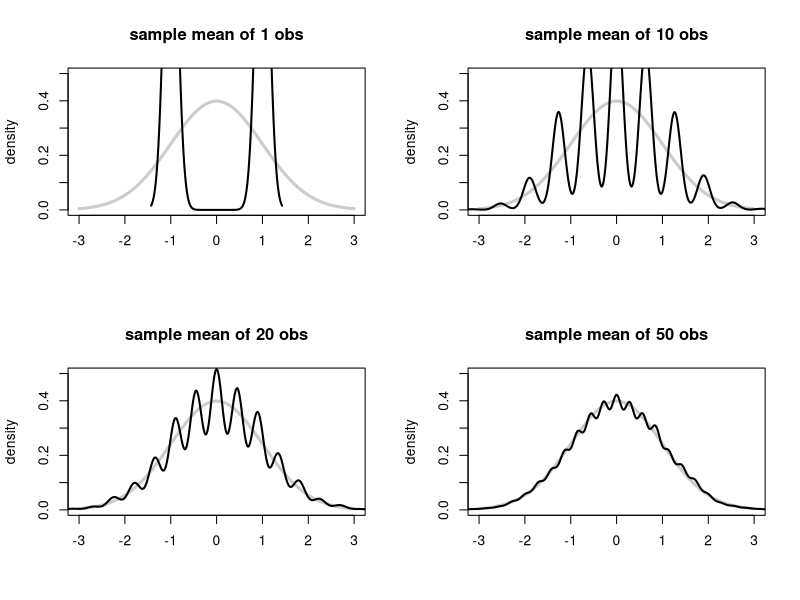
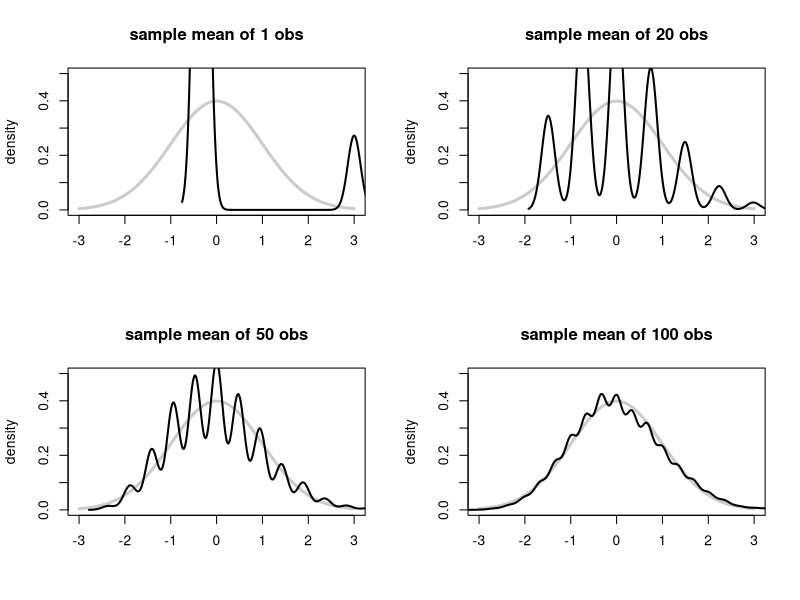

Write R code to recreate these figures, in order.
pdf("coinCLT.pdf", horizontal = FALSE, paper = "letter")
par(mfrow = c(2, 2))
p <- .5
for (n in c(1, 10, 20, 50)){
  temp <- matrix(rbinom(n * 10000, 1, p), ncol = n)
  temp <- apply(temp, 1, mean)
  temp <- (temp - p) / sqrt(p * (1 - p) / n)
  dty <- density(temp)
  plot(dty$x, dty$y, xlab = "", ylab = "density", type = "n", xlim = c(-3, 3), ylim = c(0, .5))
  title(paste("sample mean of", n, "obs"))
  lines(seq(-3, 3, length = 100), dnorm(seq(-3, 3, length = 100)), col = grey(.8), lwd = 3)
  lines(dty$x, dty$y, lwd = 2)
}

p <- .1
for (n in c(1, 20, 50, 100)){
  temp <- matrix(rbinom(n * 10000, 1, p), ncol = n)
  temp <- apply(temp, 1, mean)
  temp <- (temp - p) / sqrt(p * (1 - p) / n)
  dty <- density(temp)
  plot(dty$x, dty$y, xlab = "", ylab = "density", type = "n", xlim = c(-3, 3), ylim = c(0, .5))
  title(paste("sample mean of", n, "obs"))
  lines(seq(-3, 3, length = 100), dnorm(seq(-3, 3, length = 100)), col = grey(.8), lwd = 3)
  lines(dty$x, dty$y, lwd = 2)
}
dev.off()
